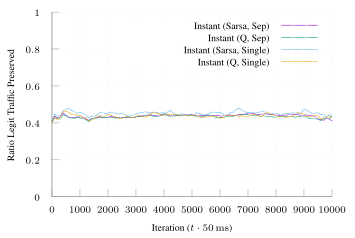

This chart was generated by the following gnuplot code:
set terminal tikz standalone color size 9cm,6cm font '\scriptsize' preamble '\usepackage{microtype} \usepackage{times} \usepackage[T1]{fontenc} \usepackage{siunitx}\sisetup{detect-all}'
set output "tnsm-algo-mpp-udp.tex"

load "inferno.pal"

set style line 102 lc rgb '#a0a0a0' lt 1 lw 1
set border ls 102
set colorbox border 102
set key textcolor rgb "black"
set tics textcolor rgb "black"
set label textcolor rgb "black"

set border 3
set grid x y
set xtics nomirror
set ytics nomirror

#set key autotitle columnhead
set datafile separator ","

set xlabel "Iteration ($t \\cdot{} \\SI{50}{\\milli\\second}$)"
set ylabel "Ratio Legit Traffic Preserved"

set yrange [0.0:1.0]
set key inside top right

plot '../results/tnsm-tree-16-opus-mpp-separate.avg.csv' u 1:3 w lines smooth sbezier title "Instant (Sarsa, Sep)" dt (18,2,2,2), \
     '../results/tnsm-algo-tree-16-opus-mpp-separate.avg.csv' u 1:3 w lines smooth sbezier title "Instant (Q, Sep)" dt (18,2,2,2), \
     '../results/tnsm-tree-16-opus-mpp-single.avg.csv' u 1:3 w lines smooth sbezier title "Instant (Sarsa, Single)" dt (18,2), \
     '../results/tnsm-algo-tree-16-opus-mpp-single.avg.csv' u 1:3 w lines smooth sbezier title "Instant (Q, Single)" dt (18,2)
